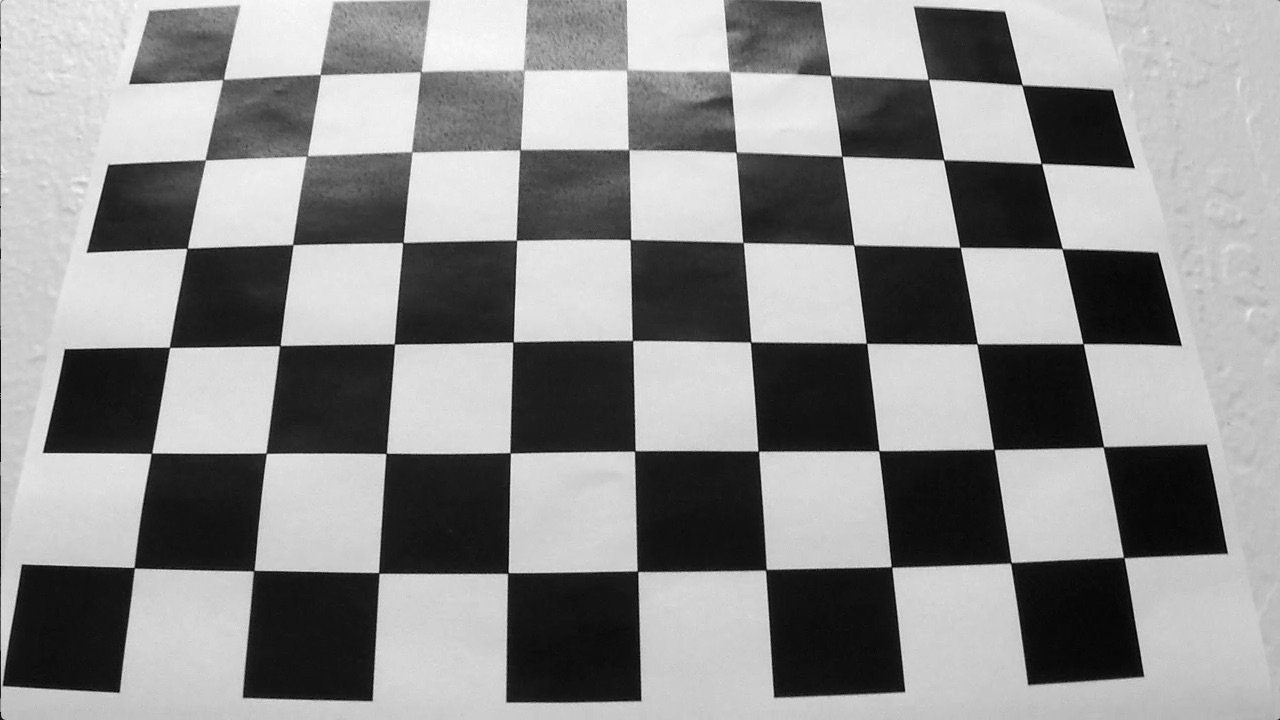
#> input picture report/before_calibration.png, 1280 x 720 px, given in place of sample3.png, which was not available
$ python start.py   (older library calls are emulated)
#> lines starting #> are read from the running program, lines starting #| are printed output that depends on the picture; after the words box and inside, x2 and y2 are one past the last pixel; in counts of white or black regions, pixels touching at a corner belong together; pictures that were not available may be replaced by others from this repository, and a replacement may not be noted
### cam_calibration.py
import glob
import numpy as np
import cv2
import pickle

# [32 lines left out: function calibrate_camera, not called in this run]


def get_perspective_points():
    #points taken manualy in paint
    img_size = (600, 800)
    offset = {'x':80,'y':10}
    #p1 = [610,440]
    '''Uncrop version '''
    p1 = [585,460]
    p4 = [373,623]
    p3 = [1000,623]
    p2 = [710,460]
    #p2 = [680,444]
    '''CROPPED'''
    # [5 lines of commented-out code are left out]


    src = np.float32([p1,p2,p3,p4])
    dst = np.float32([[offset['x'], offset['x']], [img_size[0] - offset['x'], offset['y']],
                      [img_size[0] - offset['x'], img_size[1] - offset['y']],
                      [offset['x'], img_size[1] - offset['y']]])
    return src,dst,img_size


def flat_perspective(img):
    src, dst, img_size = get_perspective_points()

    M = cv2.getPerspectiveTransform(src, dst)
    out = cv2.warpPerspective(img, M, img_size)

    # [7 lines of commented-out code are left out]
    return out

### image_preprocessors.py
import cv2
import numpy as np
import matplotlib.pyplot as plt


def s_binnary(img):
    S_channel = cv2.cvtColor(img.astype(np.uint8), cv2.COLOR_BGR2HLS)[:,:,2]
    threshold= [150,255]

    binary = np.zeros_like(S_channel)
    binary[(S_channel >= threshold[0]) & (S_channel <= threshold[1])] = 255

    return binary

# [61 lines left out: functions dir_combined, dir_threshold, mag_thresh, not called in this run]


# https://hidefcolor.com/blog/color-management/what-is-lab-color-space/
def b_binnary(img):
    B_channel = cv2.cvtColor(img.astype(np.uint8), cv2.COLOR_BGR2LAB)[:,:,0]
    threshold= [155,255]

    binary = np.zeros_like(B_channel)
    binary[(B_channel >= threshold[0]) & (B_channel <= threshold[1])] = 255

    return binary

clahe = cv2.createCLAHE(clipLimit=2.0, tileGridSize=(8, 8))

def white_binnary(img):

    img = cv2.cvtColor(img.astype(np.uint8), cv2.COLOR_BGR2GRAY)
    threshold= [225,255]
    #
    binary = np.zeros_like(img)
    binary[(img >= threshold[0]) & (img <= threshold[1])] = 255
    return binary


def combine_preprocesors(img):
    out1 = b_binnary(img)
    out2 = s_binnary(img)
    out3 = white_binnary(img)

    # [8 lines of commented-out code are left out]
    return ( out1 & out2 ) | out3

### lane_finder.py
import cv2
import numpy as np
import matplotlib.pyplot as plt

from cam_calibration import get_perspective_points


n_windows = 12
slider_width = 150
minpix = 20
margin = 100


HISTORY_RIGHT = []
HISTORY_LEFT = []

#havly inspired by lesson example
def find_line(img):
    histogram = np.sum(img[int(img.shape[0] / 2):,:], axis=0)
    out_img = np.dstack((img,img,img))

    nonzero = img.nonzero()
    nonzeroy = np.array(nonzero[0])
    nonzerox = np.array(nonzero[1])

    # Create empty lists to receive left and right lane pixel indices
    left_lane_inds = []
    right_lane_inds = []


    image_heigth = img.shape[1]
    image_width = img.shape[0]
    center = int(image_width/2)

    slider_heigth = int(image_heigth/n_windows)+15


    leftx_base = np.argmax(histogram[:center])
    rightx_base = np.argmax(histogram[center:]) + center

    lines_center = (rightx_base + leftx_base ) /2

    CAMERA_CENTER_OFFSET = -100

    xm_per_pix = 3.7 / 700  # meters per pixel in x dimension

    lines_offset = (center - lines_center + CAMERA_CENTER_OFFSET) * xm_per_pix
    #print(lines_offset)

    # Current positions to be updated for each window
    leftx_current = leftx_base
    rightx_current = rightx_base

    for window in range(n_windows):

        win_y_low = img.shape[0] - (window + 1) * slider_heigth
        win_y_high = img.shape[0] - window * slider_heigth
        win_xleft_low = leftx_current - margin
        win_xleft_high = leftx_current + margin
        win_xright_low = rightx_current - margin
        win_xright_high = rightx_current + margin

        cv2.rectangle(out_img,(win_xleft_low,win_y_low),(win_xleft_high,win_y_high),(0,0,255), 5)
        cv2.rectangle(out_img,(win_xright_low,win_y_low),(win_xright_high,win_y_high),(255,0,0), 5)

        good_left_inds = ((nonzeroy >= win_y_low) & (nonzeroy < win_y_high) & (nonzerox >= win_xleft_low) & (
        nonzerox < win_xleft_high)).nonzero()[0]
        good_right_inds = ((nonzeroy >= win_y_low) & (nonzeroy < win_y_high) & (nonzerox >= win_xright_low) & (
        nonzerox < win_xright_high)).nonzero()[0]
        # Append these indices to the lists
        left_lane_inds.append(good_left_inds)
        right_lane_inds.append(good_right_inds)
        # If you found > minpix pixels, recenter next window on their mean position
        if len(good_left_inds) > minpix:
            leftx_current = np.int(np.mean(nonzerox[good_left_inds]))
        if len(good_right_inds) > minpix:
            rightx_current = np.int(np.mean(nonzerox[good_right_inds]))

    # Concatenate the arrays of indices
    left_lane_inds = np.concatenate(left_lane_inds)
    right_lane_inds = np.concatenate(right_lane_inds)

    # Extract left and right line pixel positions
    leftx = nonzerox[left_lane_inds]
    lefty = nonzeroy[left_lane_inds]
    rightx = nonzerox[right_lane_inds]
    righty = nonzeroy[right_lane_inds]

    # Fit a second order polynomial to each
    #
    #print(lefty,leftx)
    try:
        left_fit = np.polyfit(lefty, leftx, 2)
        right_fit = np.polyfit(righty, rightx, 2)


        if left_fit[0] <0 :
            isLeft = -1
        else:
            isLeft = 1

        ploty = np.linspace(0, img.shape[0] - 1, img.shape[0])
        left_fitx = left_fit[0] * ploty ** 2 + left_fit[1] * ploty + left_fit[2]
        right_fitx = right_fit[0] * ploty ** 2 + right_fit[1] * ploty + right_fit[2]

        out_img[nonzeroy[left_lane_inds], nonzerox[left_lane_inds]] = [0, 255, 0]
        out_img[nonzeroy[right_lane_inds], nonzerox[right_lane_inds]] = [0, 255, 0]

        # [7 lines of commented-out code are left out]


        y_eval = np.max(ploty)
        # left_curverad = ((1 + (2 * left_fit[0] * y_eval + left_fit[1]) ** 2) ** 1.5) / np.absolute(2 * left_fit[0])
        # right_curverad = ((1 + (2 * right_fit[0] * y_eval + right_fit[1]) ** 2) ** 1.5) / np.absolute(2 * right_fit[0])
        #print(left_curverad, right_curverad)

        ym_per_pix = 40 / 800  # meters per pixel in y dimension
        xm_per_pix = 4 / 400  # meters per pixel in x dimension

        #Fit new polynomials to x,y in world space
        left_fit_cr = np.polyfit(lefty * ym_per_pix, leftx * xm_per_pix, 2)
        right_fit_cr = np.polyfit(righty * ym_per_pix, rightx * xm_per_pix, 2)
        # Calculate the new radii of curvature
        left_curverad = ((1 + (2 * left_fit_cr[0] * y_eval * ym_per_pix + left_fit_cr[1]) ** 2) ** 1.5) / np.absolute(
            2 * left_fit_cr[0])
        right_curverad = (
                         (1 + (2 * right_fit_cr[0] * y_eval * ym_per_pix + right_fit_cr[1]) ** 2) ** 1.5) / np.absolute(
            2 * right_fit_cr[0])
        # Now our radius of curvature is in meters
        # print(left_curverad, 'm', right_curverad, 'm')
        # Recast the x and y points into usable format for cv2.fillPoly()


        pts_left = np.array([np.transpose(np.vstack([left_fitx, ploty]))])
        pts_right = np.array([np.flipud(np.transpose(np.vstack([right_fitx, ploty])))])

        global HISTORY_LEFT, HISTORY_RIGHT
        # print("pts",pts_left.sum(),pts_left.sum())
        # print("crv:", left_curverad,right_curverad)

        R = 0
        B = 0
        G = 255

        #check if left and right curvature match
        is_curvature_ok = True
        if( right_curverad < left_curverad * 0.3 ) or ( right_curverad  > left_curverad * 2):
            is_curvature_ok  = False
            # R =  255
            # G = 0

        if (not is_curvature_ok):
            pts_left = HISTORY_LEFT[-1]
            pts_right = HISTORY_RIGHT[-1]


        if (pts_left.sum() < 315000 ):
            pts_left = HISTORY_LEFT[-1]
            # R+= 200
            # G -=50
        else:
            HISTORY_LEFT.append(pts_left)

        if (pts_right.sum() < 315000 ):
            pts_right = HISTORY_RIGHT[-1]
            # B += 200
            # G -= 50
        else:
            HISTORY_RIGHT.append(pts_right)

        pts = np.hstack((pts_left, pts_right))

        cv2.fillPoly(out_img, np.int_([pts]), (R, G, B))


        return out_img, left_curverad, right_curverad, lines_offset, isLeft

    except Exception as e:
        print("COULD NOT FIT CIRCLE, Using last one",e)

        pts = np.hstack((HISTORY_LEFT[-2], HISTORY_RIGHT[-2]))
        print("left:",HISTORY_LEFT[-2])
        print("right:",HISTORY_RIGHT[-2])
        # plt.imshow(out_img)
        # plt.show()
        cv2.fillPoly(out_img, np.int_([pts]), (0, 255, 0))
        #
        # plt.imshow(out_img)
        # plt.show()
        return out_img, -1, -1, 0, False


    #plt.show()


def mix_images(orginal,wraped):
    src, dst, img_size = get_perspective_points()
    Minv = cv2.getPerspectiveTransform(dst,src)

    warp_zero = np.zeros_like(wraped).astype(np.uint8)
    color_warp = np.dstack((warp_zero, warp_zero, warp_zero))

    newwarp = cv2.warpPerspective(wraped, Minv, (orginal.shape[1], orginal.shape[0]))
    # plt.imshow(orginal)
    # plt.show()
    # print(warp_zero.shape,orginal.shape)
    result = cv2.addWeighted( newwarp, 0.3,orginal, 1, 0.1)


    return result

### start.py

import glob
import pickle
import cv2
import matplotlib.pyplot as plt
import numpy as np


REPORT = True
CALIBRATE_CAMERA = False


from cam_calibration import calibrate_camera, flat_perspective

if CALIBRATE_CAMERA:
    camear_calibration = calibrate_camera()
else:
    camear_calibration = pickle.load(open( "camera_calibration.p", "rb" ) )
#> (reads camera_calibration.p from the repository)


#Check Calibration
img = cv2.imread('report/sample3.png')
#> img is the input picture: shape (720, 1280, 3); min 0, max 253, mean 140.9
gray = cv2.cvtColor(img, cv2.COLOR_BGR2GRAY)
cv2.imwrite("report/before_calibration_road.png",img)
dst = cv2.undistort(img, camear_calibration['mtx'], camear_calibration['dist'], None, camear_calibration['mtx'])
cv2.imwrite("report/after_calibration_road.png", dst)


#flatten perspective
image_path = 'report/sample1.png'
img = cv2.imread(image_path)
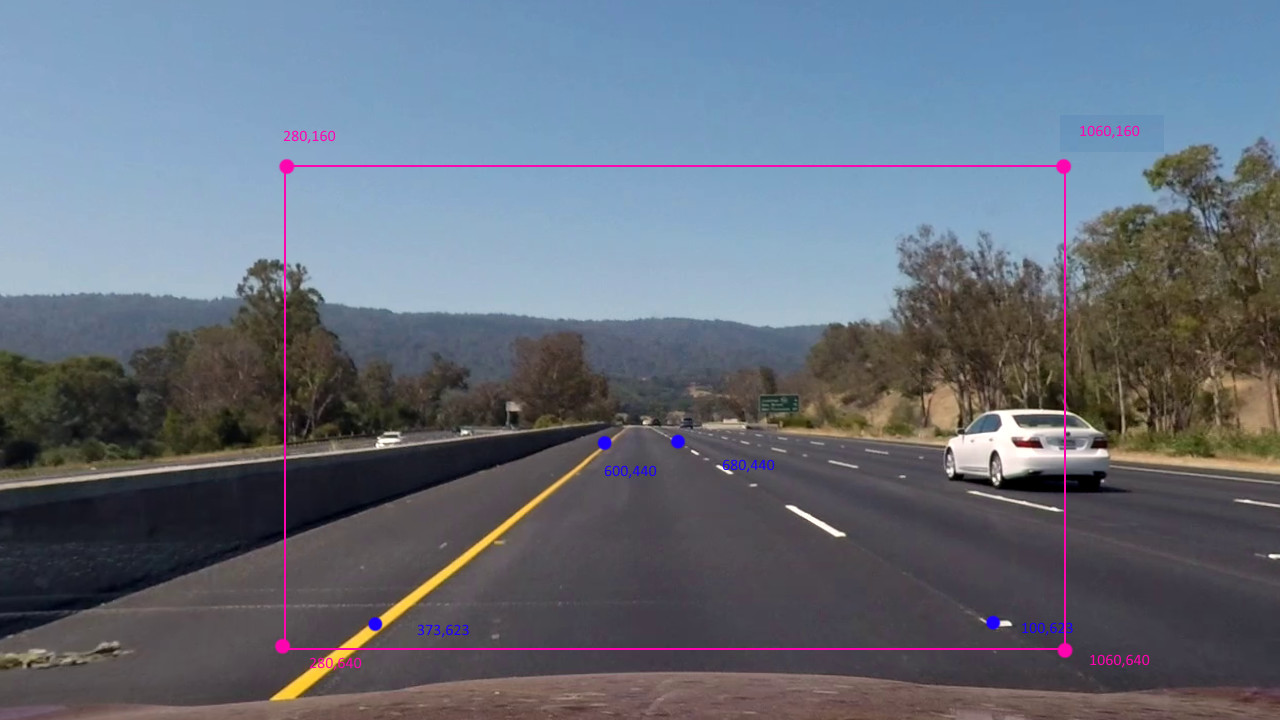
#> input picture report/flatten_points_map.png, 1280 x 720 px, given in place of sample1.png, which was not available
#> img is the input picture: shape (720, 1280, 3); mean B, G, R 121.8, 109.2, 101.6
dst = cv2.undistort(img, camear_calibration['mtx'], camear_calibration['dist'], None, camear_calibration['mtx'])
flat = flat_perspective(dst)


## Present Image Preprocesors
# Yellow
from image_preprocessors import s_binnary

out_s = s_binnary(flat)
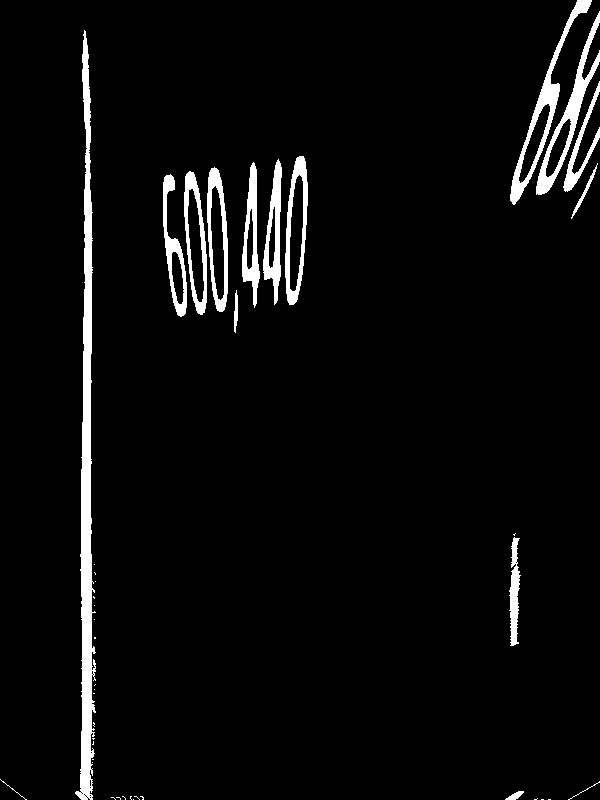
#> out_s: shape (800, 600); 4.3% white; 42 white regions (26 under 20 px), largest, box (x1, y1, x2, y2) and area: (75, 30, 96, 800) 6760, (510, 0, 592, 205) 2056, (536, 11, 600, 195) 1945
cv2.imwrite(image_path.replace('sample','s_binary_sample'),out_s)
# plt.imshow(out_s,cmap='gray')
# plt.show()


# B channel from LAB color spaces
from image_preprocessors import b_binnary
out_b = b_binnary(flat)
#> in b_binnary, `B_channel = cv2.cvtColor(img.astype(np.uint8), cv2.COLOR_BGR2LAB)[:,:,0]`:
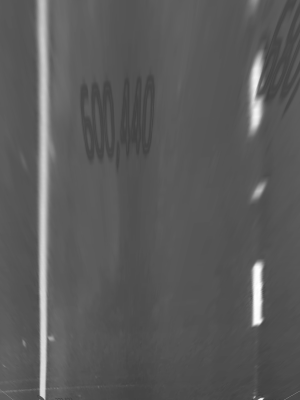
#> B_channel: shape (800, 600) (shown at 1/2 size); min 58, max 255, mean 90.5
#> out_b: shape (800, 600); 3.4% white; 8 white regions (2 under 20 px), largest, box (x1, y1, x2, y2) and area: (77, 0, 97, 800) 11433, (500, 110, 524, 262) 2551, (505, 524, 526, 652) 2276, (508, 371, 527, 393) 217, (516, 796, 527, 800) 33, (97, 675, 106, 679) 29
cv2.imwrite(image_path.replace('sample','b_binary_sample'),out_b)


# take white channel from gray color spaces
from image_preprocessors import white_binnary
out_w = white_binnary(flat)
#> out_w: shape (800, 600); 0.42% white; 4 white regions, box (x1, y1, x2, y2) and area: (508, 531, 522, 648) 1418, (507, 134, 517, 191) 346, (507, 213, 517, 248) 251, (517, 797, 526, 800) 20
cv2.imwrite(image_path.replace('sample','w_binary_sample'),out_w)


from image_preprocessors import combine_preprocesors
pre = combine_preprocesors(flat)
#> in combine_preprocesors, `return ( out1 & out2 ) | out3`:
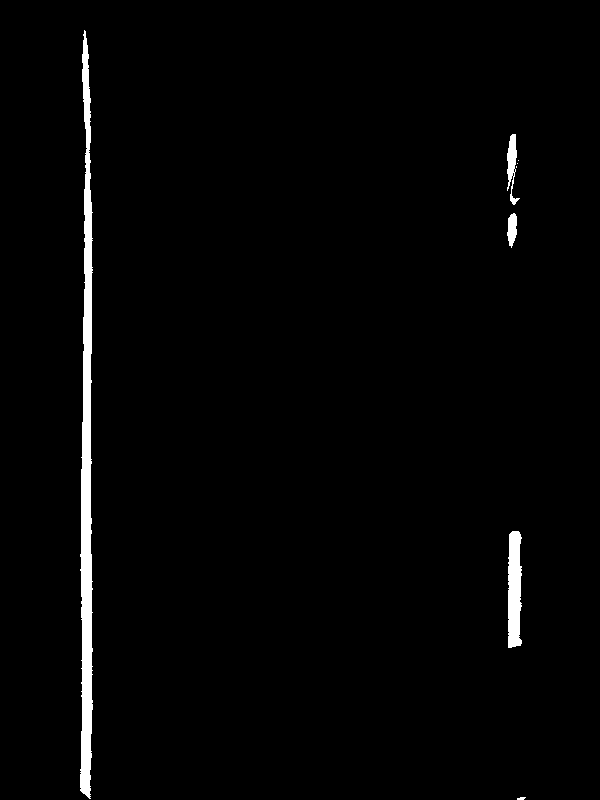
#> returned value: shape (800, 600); 1.8% white; 8 white regions (3 under 20 px), largest, box (x1, y1, x2, y2) and area: (80, 30, 93, 799) 6528, (508, 531, 522, 648) 1418, (507, 134, 520, 205) 431, (507, 213, 517, 248) 251, (517, 797, 526, 800) 21
cv2.imwrite(image_path.replace('sample','pre_binary_sample'),pre)

##Finding Lines
from lane_finder import find_line
lines,curv_l,corv_r,offcenter,isLeft = find_line(pre)
#> in find_line, `histogram = np.sum(img[int(img.shape[0] / 2):,:], axis=0)`: histogram = 600 values, max 101745 at index 89, min 0 at index 0, mean 2303.9
#> in find_line, `nonzero = img.nonzero()`: nonzero = 8653 positions, rows 30 to 799, columns 80 to 525
#> in find_line, `nonzeroy = np.array(nonzero[0])`: nonzeroy = 8653 values from 30 to 799
#> in find_line, `nonzerox = np.array(nonzero[1])`: nonzerox = 8653 values, max 525 at index 8635, min 80 at index 4954, mean 191.2
#> in find_line, `leftx_base = np.argmax(histogram[:center])`: leftx_base = 89
#> in find_line, `rightx_base = np.argmax(histogram[center:]) + center`: rightx_base = 517
#> in find_line, `lines_center = (rightx_base + leftx_base ) /2`: lines_center = 303
#> in find_line, `lines_offset = (center - lines_center + CAMERA_CENTER_OFFSET) * xm_per..`: lines_offset = -0.0159
#> in find_line, `leftx_current = leftx_base`: leftx_current = 89
#> in find_line, `rightx_current = rightx_base`: rightx_current = 517
#> the loop in find_line, `for window in range(n_windows): ` made 12 passes
#> (win_xleft_low, win_xleft_high, win_xright_low, win_xright_high, leftx_current, rightx_current) on passes 1, 3, 4, 5, 9, 10, 11: (-11, 189, 417, 617, 85, 520), (-14, 186, 420, 620, 86, 513), (-14, 186, 413, 613, 85, 514), (-15, 185, 414, 614, 85, 514), (-13, 187, 414, 614, 87, 511), (-13, 187, 411, 611, 87, 511), (-13, 187, 411, 611, 86, 512)
#> after the loop in find_line, `for window in range(n_windows):`:
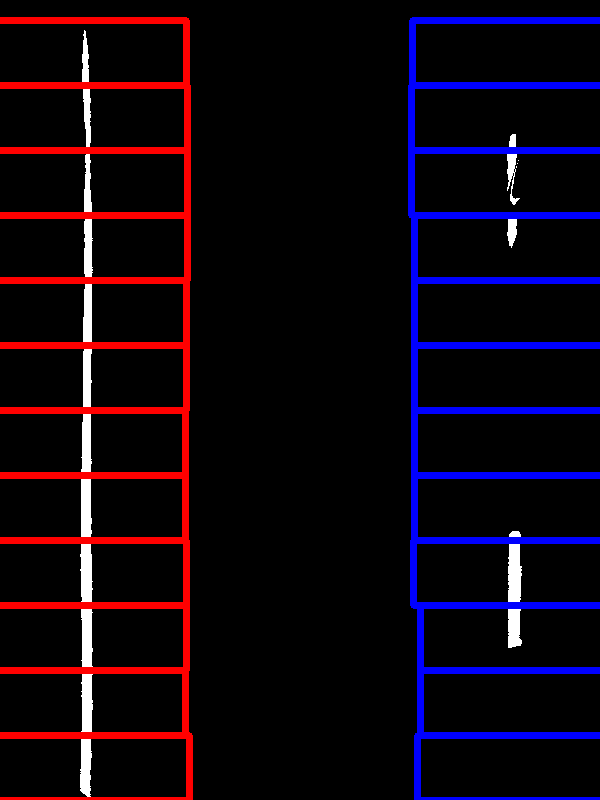
#> out_img: shape (800, 600, 3); mean of channels 0, 1, 2 15.4, 4.1, 15.5; drawn as B, G, R
#> after the loop in find_line, `for window in range(n_windows):`: left_lane_inds = 12 items
#> in find_line, `left_lane_inds = np.concatenate(left_lane_inds)`: left_lane_inds = 6528 values, max 8637 at index 614, min 0 at index 6239, mean 4314.3
#> in find_line, `right_lane_inds = np.concatenate(right_lane_inds)`: right_lane_inds = 2125 values, max 8652 at index 20, min 604 at index 2021, mean 4361.9
#> in find_line, `leftx = nonzerox[left_lane_inds]`: leftx = 6528 values, max 92 at index 625, min 80 at index 346, mean 86.36
#> in find_line, `lefty = nonzeroy[left_lane_inds]`: lefty = 6528 values, max 798 at index 613, min 30 at index 6239, mean 457.7
#> in find_line, `rightx = nonzerox[right_lane_inds]`: rightx = 2125 values, max 525 at index 5, min 507 at index 1583, mean 513.3
#> in find_line, `righty = nonzeroy[right_lane_inds]`: righty = 2125 values, max 799 at index 14, min 134 at index 2021, mean 461.9
#> in find_line, `left_fit = np.polyfit(lefty, leftx, 2)`: left_fit = [-4.87e-06, 0.00268, 86.37]
#> in find_line, `right_fit = np.polyfit(righty, rightx, 2)`: right_fit = [1.24e-05, -0.00377, 511.9]
#> in find_line, `left_fitx = left_fit[0] * ploty ** 2 + left_fit[1] * ploty + left_fit[2]`: left_fitx = 800 values, max 86.74 at index 276, min 85.41 at index 799, mean 86.41
#> in find_line, `right_fitx = right_fit[0] * ploty ** 2 + right_fit[1] * ploty + right_..`: right_fitx = 800 values, max 516.8 at index 799, min 511.6 at index 152, mean 513.1
#> in find_line, `left_fit_cr = np.polyfit(lefty * ym_per_pix, leftx * xm_per_pix, 2)`: left_fit_cr = [-1.95e-05, 0.000537, 0.864]
#> in find_line, `right_fit_cr = np.polyfit(righty * ym_per_pix, rightx * xm_per_pix, 2)`: right_fit_cr = [4.96e-05, -0.000754, 5.12]
#> in find_line, `left_curverad = ((1 + (2 * left_fit_cr[0] * y_eval * ym_per_pix + left..`: left_curverad = 25676.5
#> in find_line, `right_curverad = ( (1 + (2 * right_fit_cr[0] * y_eval * ym_per_pix + r..`: right_curverad = 10086.6
#> in find_line, `pts_left = np.array([np.transpose(np.vstack([left_fitx, ploty]))])`: pts_left = 800 pairs, first value 85.41 to 86.74, second value 0 to 799
#> in find_line, `pts_right = np.array([np.flipud(np.transpose(np.vstack([right_fitx, pl..`: pts_right = 800 pairs, first value 511.6 to 516.8, second value 0 to 799
#> in find_line, `pts = np.hstack((pts_left, pts_right))`: pts = 1600 pairs, first value 85.41 to 516.8, second value 0 to 799
#> in find_line, `cv2.fillPoly(out_img, np.int_([pts]), (R, G, B))`:
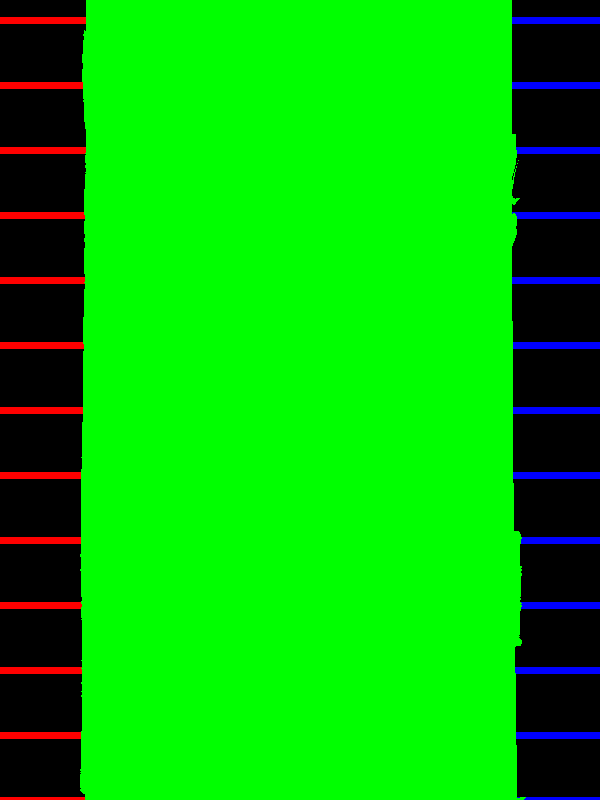
#> out_img: shape (800, 600, 3); mean of channels 0, 1, 2 3.9, 183.6, 3.8; drawn as B, G, R
#> curv_l = 25676.5; corv_r = 10086.6; offcenter = -0.0159; isLeft = -1
cv2.imwrite(image_path.replace('sample','lines_detected_sample'),lines)


from lane_finder import mix_images

mixed = mix_images(img,lines)
#> in mix_images, `Minv = cv2.getPerspectiveTransform(dst,src)`: Minv = [[0.303, -0.662, 567.1], [0.0256, -0.435, 456.1], [4.11e-05, -0.00104, 1]]
#> (the rest of the program and of its run is left out)
